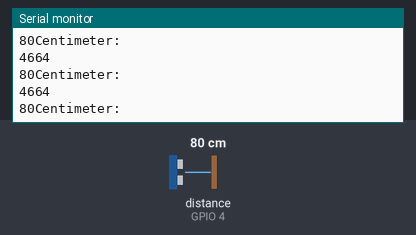
Bench run of a sketch on a simulated ESP8266 (NodeMCU). On the bench: the last lines printed to the serial monitor. Wiring (inferred from the names in the program): ultrasonic range finder: trigger GPIO 5; echo GPIO 4. The inputs (shaded band) are chosen by the test bench; at power-on: distance to the obstacle (sensor on GPIO 4) 80 cm. The echo pulse lasts 58.3 µs per cm; WiFi joins after 1.5 s; servers stay silent unless stated; uploads are accepted with an empty reply.

Above: at 7.7 s.
7.8 s: distance to the obstacle (sensor on GPIO 4) set to 2 cm
At 9.0 s:
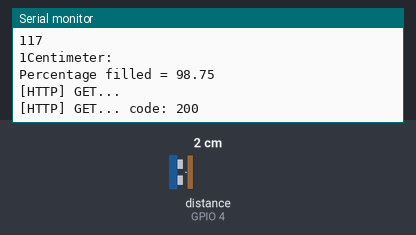
9.5 s: distance to the obstacle (sensor on GPIO 4) set to 4 cm
At 10.59 s:
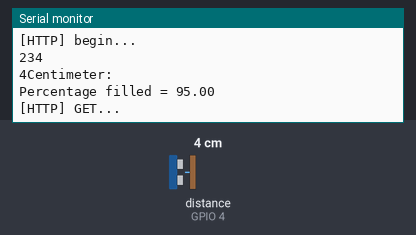
Timing chart, 0 to 12.5 s (numbered marks = the images above; inputs shaded):
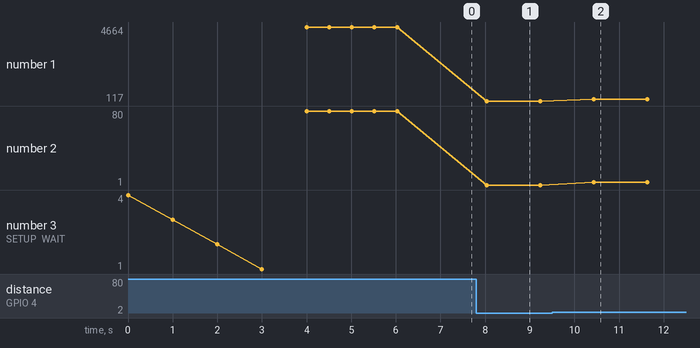

The sketch:

SmartBin.ino
```cpp
#include <Arduino.h>

#include <ESP8266WiFi.h>
#include <ESP8266WiFiMulti.h>

#include <ESP8266HTTPClient.h>

#define USE_SERIAL Serial

#define TRIGGER 5
#define ECHO    4

ESP8266WiFiMulti WiFiMulti;
long maximum = 0;

void setup() {

    USE_SERIAL.begin(115200);
   // USE_SERIAL.setDebugOutput(true);

  pinMode(TRIGGER, OUTPUT);
  pinMode(ECHO, INPUT);

    USE_SERIAL.println();
    USE_SERIAL.println();
    USE_SERIAL.println();

    for(uint8_t t = 4; t > 0; t--) {
        USE_SERIAL.printf("[SETUP] WAIT %d...\n", t);
        USE_SERIAL.flush();
        delay(1000);
    }

    WiFiMulti.addAP("bye", "helloworld");
  for(int i=0;i<5;i++){
    long distance = getReading();
    maximum += distance;
    delay(500);
  }
  maximum /= 5;
}
int val = 0;

int getReading(){
  long duration, distance;
  digitalWrite(TRIGGER, LOW);
  delayMicroseconds(2);

  digitalWrite(TRIGGER, HIGH);
  delayMicroseconds(10);

  digitalWrite(TRIGGER, LOW);
  duration = pulseIn(ECHO, HIGH);
  Serial.println(duration);
  distance = (duration/2) / 29.1;

  Serial.print(distance);
  Serial.println("Centimeter:");

  return distance;
}

void loop() {
    // wait for WiFi connection
    if((WiFiMulti.run() == WL_CONNECTED)) {

        HTTPClient http;

        USE_SERIAL.print("[HTTP] begin...\n");
        // configure traged server and url
        //http.begin("https://192.168.1.12/test.html", "7a 9c f4 db 40 d3 62 5a 6e 21 bc 5c cc 66 c8 3e a1 45 59 38"); //HTTPS
        float perc = (maximum-getReading())*100.0/maximum;
        Serial.print("Percentage filled = ");
        Serial.println(perc);
        http.begin("http://nodeapp-mdakram28.c9.io/update?id=2&val="+String((int)perc)); //HTTP
        val += 10;
        if(val>=100)val=0;
        USE_SERIAL.print("[HTTP] GET...\n");
        // start connection and send HTTP header
        int httpCode = http.GET();

        // httpCode will be negative on error
        if(httpCode > 0) {
            // HTTP header has been send and Server response header has been handled
            USE_SERIAL.printf("[HTTP] GET... code: %d\n", httpCode);

            // file found at server
            if(httpCode == HTTP_CODE_OK) {
                String payload = http.getString();
                USE_SERIAL.println(payload);
            }
        } else {
            USE_SERIAL.printf("[HTTP] GET... failed, error: %s\n", http.errorToString(httpCode).c_str());
        }

        http.end();
    }

    delay(1000);
}
```

Measured:
- after the input at 7.8 s, the serial monitor: prints a new line after 0.23 s (image 1)
- after the input at 9.5 s, the serial monitor: prints a new line after 0.93 s (image 2)
- plotted number 1: 4664 → 117 after the input at 7.8 s, 117 → 234 after the input at 9.5 s
- plotted number 2: 80 → 1 after the input at 7.8 s, 1 → 4 after the input at 9.5 s
